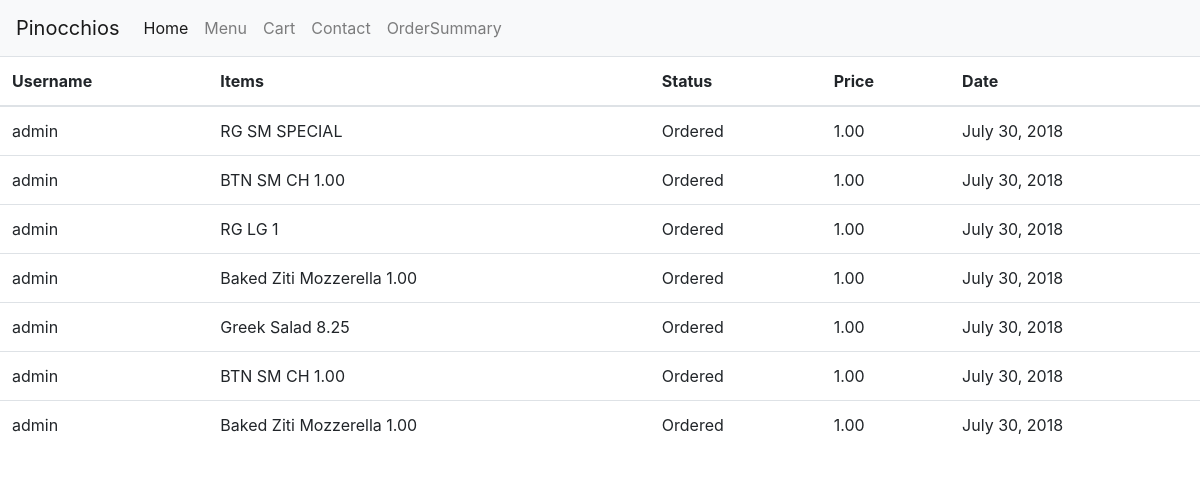
Page /ordersummary (signed in) on the earlier database version.
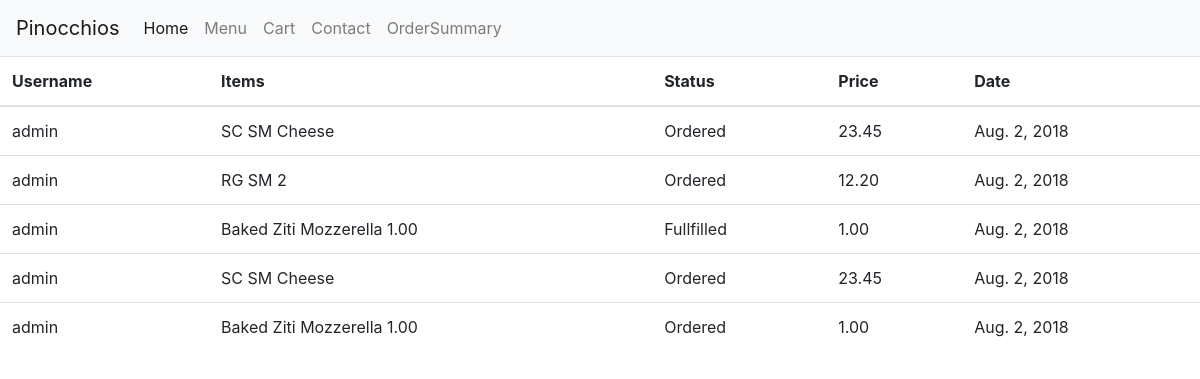
Same page on the later database version.
### orders/models.py (models this page shows, shortened)
class Orders(models.Model):
    Username=models.CharField( max_length=64)
    Items=models.TextField()
    Status=models.TextField(default="Ordered")
    Date=models.DateField(datetime.now())
    Price=models.DecimalField(
        max_digits=5,
        decimal_places=2,
        default=1
        )
    Toppings=models.ManyToManyField(Toppings,blank = True,)

### orders/views.py (the view)
# urls.py: path("ordersummary",views.ordersummary, name="ordersummary"),
def ordersummary(request):
    Username = request.user.username
    context = {
       "orders" : Orders.objects.all()
     }
    return render(request, "ordersummary.html",context)

### templates/ordersummary.html (shortened to what this page needs)
{% extends 'base.html' %}
{% block content %}
{% if user.is_authenticated%}
<table class="table">
    <thead>
    <tr>
        <th scope="col">Username</th>
        <th scope="col">Items</th>
        <th scope="col">Status</th>
        <th scope="col">Price</th>
        <th scope="col">Date</th>
    </tr>
    </thead>
    <tbody>
    {% for item in orders %}
    <tr>
        <td scope="row">{{ item.Username }}</td>
        <td>{{ item.Items }}</td>
        <td>{{ item.Status }}</td>
        <td>{{ item.Price }}</td>
        <td>{{ item.Date }}</td>
    </tr>
    {% endfor %}
     </tbody>
</table>
{% endif %}
{% endblock %}

Differences in the rows shown:
removed Orders: Username "admin", Items "RG SM SPECIAL", Status "Ordered", Price "1.00", Date "July 30, 2018"
removed Orders: Username "admin", Items "BTN SM CH 1.00", Status "Ordered", Price "1.00", Date "July 30, 2018"
removed Orders: Username "admin", Items "RG LG 1", Status "Ordered", Price "1.00", Date "July 30, 2018"
removed Orders: Username "admin", Items "Baked Ziti Mozzerella 1.00", Status "Ordered", Price "1.00", Date "July 30, 2018"
removed Orders: Username "admin", Items "Greek Salad 8.25", Status "Ordered", Price "1.00", Date "July 30, 2018"
removed Orders: Username "admin", Items "BTN SM CH 1.00", Status "Ordered", Price "1.00", Date "July 30, 2018"
removed Orders: Username "admin", Items "Baked Ziti Mozzerella 1.00", Status "Ordered", Price "1.00", Date "July 30, 2018"
added Orders: Username "admin", Items "SC SM Cheese", Status "Ordered", Price "23.45", Date "Aug. 2, 2018"
added Orders: Username "admin", Items "RG SM 2", Status "Ordered", Price "12.20", Date "Aug. 2, 2018"
added Orders: Username "admin", Items "Baked Ziti Mozzerella 1.00", Status "Fullfilled", Price "1.00", Date "Aug. 2, 2018"
added Orders: Username "admin", Items "SC SM Cheese", Status "Ordered", Price "23.45", Date "Aug. 2, 2018"
added Orders: Username "admin", Items "Baked Ziti Mozzerella 1.00", Status "Ordered", Price "1.00", Date "Aug. 2, 2018"
